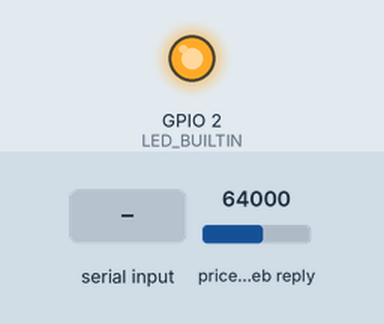
A sketch run on a simulated ESP8266 (NodeMCU). On the bench: output pins drawn as LEDs (lit = HIGH, except the on-board LED, lit = LOW). The test bench sets the inputs (shaded band); at power-on: price in the web reply 64000. WiFi joins after 1.5 s; servers stay silent unless stated; the local clock reads 2024-03-15 10:24:30 at power-on unless the sketch sets it; web services answer with replies made up by the test bench; what the sketch prints to the serial monitor is not drawn.

Above: at 2.7 s.
2.8 s: "getCoinPrice" received over Serial
At 3.64 s:
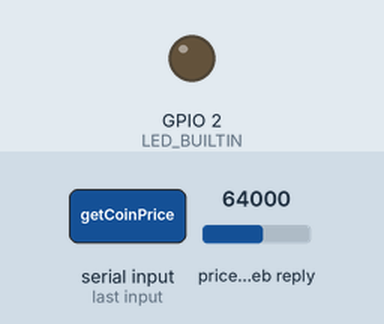
5.3 s: "getTime" received over Serial
7.1 s: "getCoins" received over Serial
Timing chart, 0 to 10.1 s (numbered marks = the images above; inputs shaded):
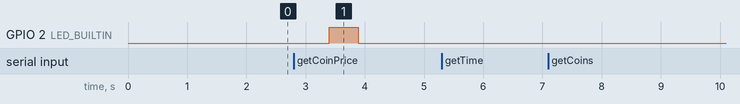

The sketch:

ESP.ino
```cpp
#include <ESP8266WiFi.h>
#include <ESP8266HTTPClient.h>
#include <WiFiClientSecure.h>
#include <TimeLib.h>

const char GeckoCert[] PROGMEM = R"CERT(
-----BEGIN CERTIFICATE-----
MIIDdzCCAl+gAwIBAgIEAgAAuTANBgkqhkiG9w0BAQUFADBaMQswCQYDVQQGEwJJ
RTESMBAGA1UEChMJQmFsdGltb3JlMRMwEQYDVQQLEwpDeWJlclRydXN0MSIwIAYD
VQQDExlCYWx0aW1vcmUgQ3liZXJUcnVzdCBSb290MB4XDTAwMDUxMjE4NDYwMFoX
DTI1MDUxMjIzNTkwMFowWjELMAkGA1UEBhMCSUUxEjAQBgNVBAoTCUJhbHRpbW9y
ZTETMBEGA1UECxMKQ3liZXJUcnVzdDEiMCAGA1UEAxMZQmFsdGltb3JlIEN5YmVy
VHJ1c3QgUm9vdDCCASIwDQYJKoZIhvcNAQEBBQADggEPADCCAQoCggEBAKMEuyKr
mD1X6CZymrV51Cni4eiVgLGw41uOKymaZN+hXe2wCQVt2yguzmKiYv60iNoS6zjr
IZ3AQSsBUnuId9Mcj8e6uYi1agnnc+gRQKfRzMpijS3ljwumUNKoUMMo6vWrJYeK
mpYcqWe4PwzV9/lSEy/CG9VwcPCPwBLKBsua4dnKM3p31vjsufFoREJIE9LAwqSu
XmD+tqYF/LTdB1kC1FkYmGP1pWPgkAx9XbIGevOF6uvUA65ehD5f/xXtabz5OTZy
dc93Uk3zyZAsuT3lySNTPx8kmCFcB5kpvcY67Oduhjprl3RjM71oGDHweI12v/ye
jl0qhqdNkNwnGjkCAwEAAaNFMEMwHQYDVR0OBBYEFOWdWTCCR1jMrPoIVDaGezq1
BE3wMBIGA1UdEwEB/wQIMAYBAf8CAQMwDgYDVR0PAQH/BAQDAgEGMA0GCSqGSIb3
DQEBBQUAA4IBAQCFDF2O5G9RaEIFoN27TyclhAO992T9Ldcw46QQF+vaKSm2eT92
9hkTI7gQCvlYpNRhcL0EYWoSihfVCr3FvDB81ukMJY2GQE/szKN+OMY3EU/t3Wgx
jkzSswF07r51XgdIGn9w/xZchMB5hbgF/X++ZRGjD8ACtPhSNzkE1akxehi/oCr0
Epn3o0WC4zxe9Z2etciefC7IpJ5OCBRLbf1wbWsaY71k5h+3zvDyny67G7fyUIhz
ksLi4xaNmjICq44Y3ekQEe5+NauQrz4wlHrQMz2nZQ/1/I6eYs9HRCwBXbsdtTLS
R9I4LtD+gdwyah617jzV/OeBHRnDJELqYzmp
-----END CERTIFICATE-----
)CERT";

X509List cert(GeckoCert);

const char* ssid = "lmao";
const char* password = "rofl1234";

const char* host = "api.coingecko.com";
// ssl fingerprint to api.coingecko.com
const char* fingerprint = "8925605d5044fcc0852b98d7d3665228684de6e2";

void setup() {
  pinMode(LED_BUILTIN, OUTPUT);
  digitalWrite(LED_BUILTIN, LOW);
  Serial.begin(9600);
  Serial.printf("\nConnecting to my hotspot \"%s\"", ssid);
  WiFi.begin(ssid, password);

  while (WiFi.status() != WL_CONNECTED) {
    //digitalWrite(LED_BUILTIN, LOW);
    delay(500);
    Serial.print(".");
    //digitalWrite(LED_BUILTIN, HIGH);
  }

  Serial.print("\nConnected, IP address: ");
  Serial.println(WiFi.localIP());

  syncTime(true);
}

void loop() {
  if (Serial.available()) {
    String msg;
    while (Serial.available()) {
      msg += (char)Serial.read();
      delay(50);
    }
    Serial.write("Received request: ");
    Serial.print(msg);
    String cmd = getValue(msg, '|', 0);
    String coin = getValue(msg, '|', 1);
    Serial.printf("Command: %s, Coin: %s\n", cmd, coin);

    if (cmd.equals("getTime")) {
      Serial.printf("{\"unixTimestamp\":%d}\n", syncTime(false));
    } else if (cmd.equals("getCoins"))
      fetchCoins();
    else if (cmd.equals("getCoinData"))
      fetchCoinData(coin);
    else if (cmd.equals("getCoinPrice"))
      fetchCoinPrice(coin);
    else if (cmd.equals("getMarketData"))
      fetchMarketData(coin, getValue(msg, '|', 2), getValue(msg, '|', 3));
    digitalWrite(LED_BUILTIN, LOW);
  }
}

// Modified version of: https://arduino.stackexchange.com/a/1237
String getValue(String data, char separator, int index) {
    int found = 0;
    int strIndex[] = { 0, -1 };
    int maxIndex = data.length() - 1;

    for (int i = 0; i <= maxIndex && found <= index; i++) {
        if (data.charAt(i) == separator || i == maxIndex) {
            found++;
            strIndex[0] = strIndex[1] + 1;
            strIndex[1] = (i == maxIndex) ? i+1 : i;
        }
    }
    String value = found > index ? data.substring(strIndex[0], strIndex[1]) : "";
    value.trim();
    return value;
}

long syncTime(boolean debug) {
  // Set time via NTP, as required for x.509 validation
  configTime(3 * 3600, 0, "pool.ntp.org", "time.nist.gov");

  if (debug)
    Serial.print("Waiting for NTP time sync");
  time_t now = time(nullptr);
  while (now < 8 * 3600 * 2) {
    delay(500);
    if (debug)
      Serial.print(".");
    now = time(nullptr);
  }

  struct tm timeinfo;
  gmtime_r(&now, &timeinfo);
  if (debug)
    Serial.printf("\nTime succesfully synced!\nCurrent date & time: %d.%d.%d %d:%d:%d\n", day(now), month(now), year(now), hour(now), minute(now), second(now));
  return now;
}

void fetchCoins() {
  downloadAndSendStringData("https://api.coingecko.com/api/v3/coins/list");
}

void fetchCoinPrice(String coin) {
  digitalWrite(LED_BUILTIN, HIGH);
  downloadAndSendStringData("https://api.coingecko.com/api/v3/simple/price?ids=" + coin + "&vs_currencies=usd");
}

void fetchCoinData(String coin) {
  downloadAndSendStringData("https://api.coingecko.com/api/v3/coins/" + coin + "?tickers=false&market_data=false&community_data=false&developer_data=false&sparkline=false");
}

void fetchMarketData(String coin, String from, String to) {
  downloadAndSendStringData("https://api.coingecko.com/api/v3/coins/" + coin + "/market_chart/range?vs_currency=usd&from=" + from + "&to=" + to);
}

void downloadAndSendStringData(String url) {
  if (WiFi.status() == WL_CONNECTED) {
    Serial.printf("Requesting url: ");
    Serial.println(url);

    WiFiClientSecure client;
    HTTPClient https;
    //client.setInsecure();
    client.setFingerprint(fingerprint);
    client.setTrustAnchors(&cert);

    if (client.connect(host, 443)) {
      https.begin(client, url);

      int code = https.GET();
      if (code > 0)
          Serial.println(https.getString());
      else Serial.printf("GET Request failed with code: %d\n", code);
    } else Serial.printf("Couldn't connect to %s\n", host);
  }
}
```

Measured:
- after the input at 2.8 s, GPIO 2 (LED_BUILTIN): LOW → HIGH after 0.60 s, → LOW 0.49 s later
- after the input at 5.3 s, every drawn part: stays the same
- after the input at 7.1 s, every drawn part: stays the same
